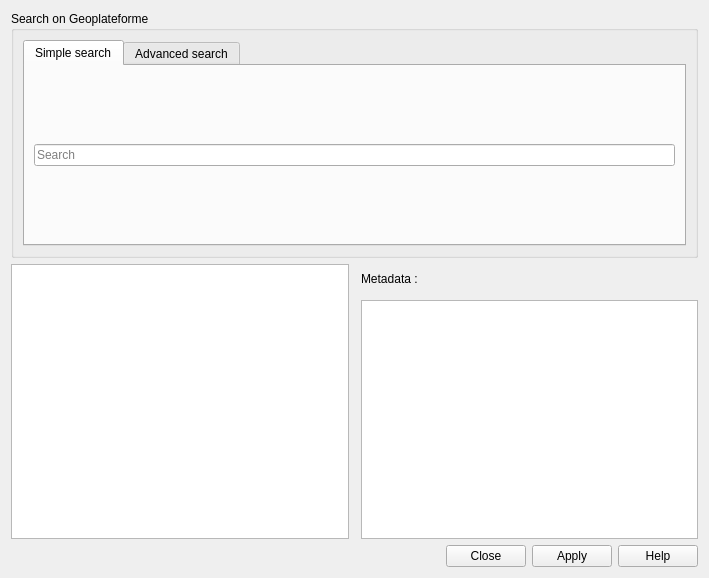
<?xml version="1.0" encoding="UTF-8"?>
<ui version="4.0">
 <class>ProviderForm</class>
 <widget class="QDialog" name="ProviderForm">
  <property name="geometry">
   <rect>
    <x>0</x>
    <y>0</y>
    <width>709</width>
    <height>578</height>
   </rect>
  </property>
  <property name="windowTitle">
   <string>Layers</string>
  </property>
  <layout class="QGridLayout" name="gridLayout">
   <item row="1" column="2">
    <widget class="QLabel" name="label">
     <property name="maximumSize">
      <size>
       <width>16777215</width>
       <height>30</height>
      </size>
     </property>
     <property name="text">
      <string>Metadata :</string>
     </property>
    </widget>
   </item>
   <item row="1" column="0" rowspan="4">
    <widget class="QTableView" name="tbv_results">
     <property name="sizePolicy">
      <sizepolicy hsizetype="Expanding" vsizetype="Expanding">
       <horstretch>0</horstretch>
       <verstretch>0</verstretch>
      </sizepolicy>
     </property>
     <property name="selectionMode">
      <enum>QAbstractItemView::SingleSelection</enum>
     </property>
     <property name="selectionBehavior">
      <enum>QAbstractItemView::SelectRows</enum>
     </property>
    </widget>
   </item>
   <item row="0" column="0" colspan="3">
    <widget class="QGroupBox" name="groupBox">
     <property name="title">
      <string>Search on Geoplateforme</string>
     </property>
     <layout class="QGridLayout" name="gridLayout_2">
      <item row="0" column="0">
       <widget class="QTabWidget" name="tw_search">
        <property name="sizePolicy">
         <sizepolicy hsizetype="Expanding" vsizetype="Minimum">
          <horstretch>0</horstretch>
          <verstretch>0</verstretch>
         </sizepolicy>
        </property>
        <property name="currentIndex">
         <number>0</number>
        </property>
        <widget class="QWidget" name="tab_simple_search">
         <attribute name="title">
          <string>Simple search</string>
         </attribute>
         <layout class="QVBoxLayout" name="verticalLayout">
          <item>
           <widget class="QLineEdit" name="le_search">
            <property name="placeholderText">
             <string>Search</string>
            </property>
           </widget>
          </item>
         </layout>
        </widget>
        <widget class="QWidget" name="tab_avanced_search">
         <attribute name="title">
          <string>Advanced search</string>
         </attribute>
         <layout class="QGridLayout" name="layout_advanced_search">
          <item row="3" column="5" colspan="3">
           <widget class="QLineEdit" name="le_producer"/>
          </item>
          <item row="6" column="7">
           <widget class="QLabel" name="lb_py_max">
            <property name="text">
             <string>2100</string>
            </property>
           </widget>
          </item>
          <item row="6" column="0">
           <widget class="QLabel" name="lb_type">
            <property name="text">
             <string>Type</string>
            </property>
           </widget>
          </item>
          <item row="0" column="3" rowspan="8">
           <widget class="Line" name="line">
            <property name="orientation">
             <enum>Qt::Vertical</enum>
            </property>
           </widget>
          </item>
          <item row="6" column="1" colspan="2">
           <widget class="QComboBox" name="cb_type"/>
          </item>
          <item row="6" column="4">
           <widget class="QLabel" name="lb_production_year">
            <property name="text">
             <string>Production year :</string>
            </property>
           </widget>
          </item>
          <item row="6" column="5">
           <widget class="QLabel" name="lb_py_min">
            <property name="text">
             <string>1900</string>
            </property>
           </widget>
          </item>
          <item row="3" column="1" colspan="2">
           <widget class="QLineEdit" name="le_layername">
            <property name="sizePolicy">
             <sizepolicy hsizetype="Expanding" vsizetype="Fixed">
              <horstretch>0</horstretch>
              <verstretch>0</verstretch>
             </sizepolicy>
            </property>
           </widget>
          </item>
          <item row="0" column="0">
           <widget class="QLabel" name="lb_title">
            <property name="text">
             <string>Title</string>
            </property>
           </widget>
          </item>
          <item row="4" column="5" colspan="3">
           <widget class="QLineEdit" name="le_keywords"/>
          </item>
          <item row="3" column="4">
           <widget class="QLabel" name="lb_producer">
            <property name="text">
             <string>Producer</string>
            </property>
           </widget>
          </item>
          <item row="4" column="4">
           <widget class="QLabel" name="lb_keywords">
            <property name="text">
             <string>Keywords</string>
            </property>
           </widget>
          </item>
          <item row="0" column="1" colspan="2">
           <widget class="QLineEdit" name="le_title">
            <property name="minimumSize">
             <size>
              <width>280</width>
              <height>0</height>
             </size>
            </property>
           </widget>
          </item>
          <item row="0" column="4">
           <widget class="QLabel" name="lb_theme">
            <property name="text">
             <string>Theme</string>
            </property>
           </widget>
          </item>
          <item row="3" column="0">
           <widget class="QLabel" name="lb_layername">
            <property name="text">
             <string>Layer name</string>
            </property>
           </widget>
          </item>
          <item row="4" column="1" colspan="2">
           <widget class="QComboBox" name="cb_open"/>
          </item>
          <item row="4" column="0">
           <widget class="QLabel" name="lb_visibility">
            <property name="text">
             <string>Visibility</string>
            </property>
           </widget>
          </item>
          <item row="6" column="6">
           <widget class="QWidget" name="widget" native="true"/>
          </item>
          <item row="8" column="0" colspan="6">
           <widget class="QPushButton" name="btn_search">
            <property name="text">
             <string>Search</string>
            </property>
           </widget>
          </item>
          <item row="8" column="6" colspan="2">
           <widget class="QPushButton" name="btn_clear_search">
            <property name="text">
             <string>Clear search</string>
            </property>
           </widget>
          </item>
         </layout>
        </widget>
       </widget>
      </item>
     </layout>
    </widget>
   </item>
   <item row="5" column="0" colspan="3">
    <widget class="QDialogButtonBox" name="buttonBox">
     <property name="orientation">
      <enum>Qt::Horizontal</enum>
     </property>
     <property name="standardButtons">
      <set>QDialogButtonBox::Apply|QDialogButtonBox::Close|QDialogButtonBox::Help</set>
     </property>
    </widget>
   </item>
   <item row="2" column="2" rowspan="3">
    <widget class="QTextBrowser" name="metaTextBrowser"/>
   </item>
  </layout>
 </widget>
 <resources/>
 <connections>
  <connection>
   <sender>buttonBox</sender>
   <signal>accepted()</signal>
   <receiver>ProviderForm</receiver>
   <slot>accept()</slot>
   <hints>
    <hint type="sourcelabel">
     <x>684</x>
     <y>495</y>
    </hint>
    <hint type="destinationlabel">
     <x>157</x>
     <y>274</y>
    </hint>
   </hints>
  </connection>
  <connection>
   <sender>buttonBox</sender>
   <signal>rejected()</signal>
   <receiver>ProviderForm</receiver>
   <slot>reject()</slot>
   <hints>
    <hint type="sourcelabel">
     <x>684</x>
     <y>495</y>
    </hint>
    <hint type="destinationlabel">
     <x>286</x>
     <y>274</y>
    </hint>
   </hints>
  </connection>
 </connections>
</ui>
